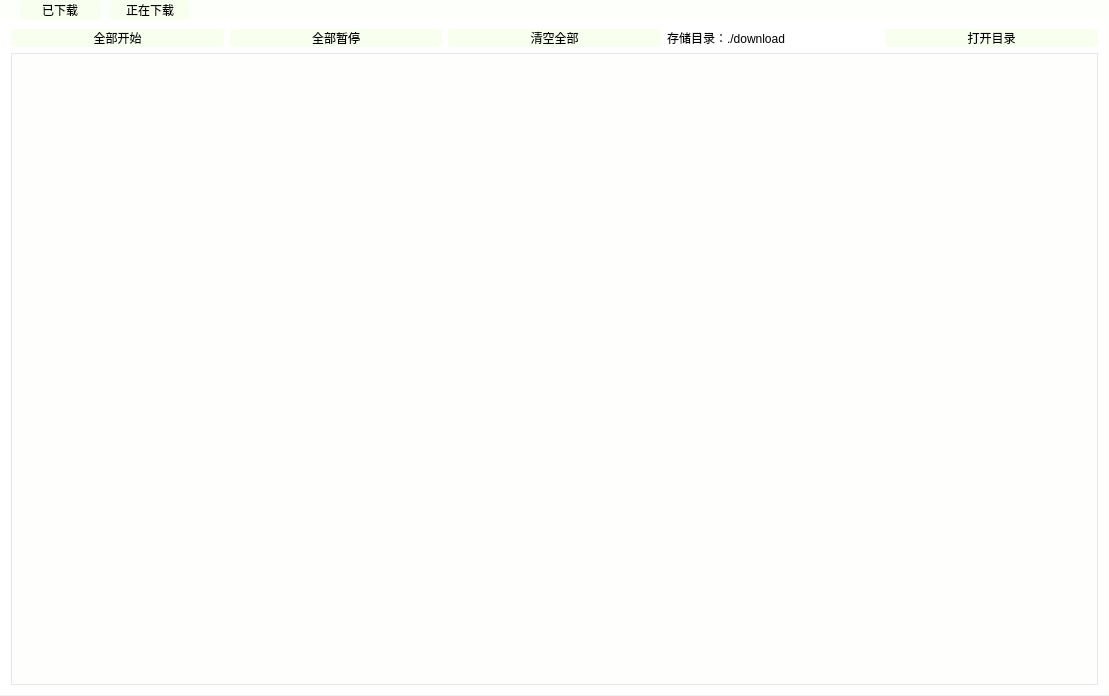
<?xml version="1.0" encoding="UTF-8"?>
<ui version="4.0">
 <class>DownLoadView</class>
 <widget class="QWidget" name="DownLoadView">
  <property name="geometry">
   <rect>
    <x>0</x>
    <y>0</y>
    <width>1109</width>
    <height>696</height>
   </rect>
  </property>
  <property name="windowTitle">
   <string>Form</string>
  </property>
  <property name="styleSheet">
   <string notr="true">QWidget#DownLoadView{
background-color: rgb(249, 255, 239,50);
}
QListWidget{
background-color: rgb(249, 255, 239,50);
}


QTabBar::tab{
font: 9pt &quot;楷体&quot;;
	border-color:rgb(61, 181, 255);
	border-width:2px;
	border-radius:3px;
	background-color: rgb(249, 255, 239);
	min-width:80px;
	min-height:20px;
	margin-right:10px;
}

QTabBar::tab:hover{
font: 9pt &quot;楷体&quot;;
	border-color:rgb(61, 181, 255);
	border-width:2px;
	border-radius:3px;
	background-color: rgb(191,191,191,50);
	min-width:80px;
	min-height:20px;
	margin-right:10px;
}


QListWidget{
	background-color: rgb(252, 255, 251,100);
}


QLabel{
	font: 9pt &quot;楷体&quot;;
}

QLineEdit{

	font: 9pt &quot;楷体&quot;;
	border-color:rgb(61, 181, 255);
	border-width:2px;
	border-radius:3px;
	background-color: rgb(249, 255, 239,100);

}
QPushButton{
	font: 9pt &quot;楷体&quot;;
	border-color:rgb(61, 181, 255);
	border-width:2px;
	border-radius:3px;
	background-color: rgb(249, 255, 239);
}

QPushButton:hover{
	font: 9pt &quot;楷体&quot;;
	border-color:rgb(61, 181, 255);
	border-width:2px;
	border-radius:3px;
	background-color: rgb(191,191,191,50);
}


QTabWidget::tab-bar {  		/*整个最上面的tab栏*/
    alignment: center;  
	left:20px;

	
} 

QTabWidget::QTabBar::tab{
font: 9pt &quot;楷体&quot;;
	border-color:rgb(61, 181, 255);
	border-width:2px;
	border-radius:3px;
	background-color: rgb(249, 255, 239);

}

QTabWidget{

	background-color: rgb(249, 255, 239,0);

}

</string>
  </property>
  <layout class="QVBoxLayout" name="verticalLayout" stretch="0">
   <property name="spacing">
    <number>0</number>
   </property>
   <property name="leftMargin">
    <number>0</number>
   </property>
   <property name="topMargin">
    <number>0</number>
   </property>
   <property name="rightMargin">
    <number>0</number>
   </property>
   <property name="bottomMargin">
    <number>0</number>
   </property>
   <item>
    <widget class="QTabWidget" name="tabWidget">
     <property name="styleSheet">
      <string notr="true"/>
     </property>
     <property name="currentIndex">
      <number>1</number>
     </property>
     <widget class="QWidget" name="downloadedWidget">
      <attribute name="title">
       <string>已下载</string>
      </attribute>
      <layout class="QGridLayout" name="gridLayout">
       <item row="0" column="0">
        <layout class="QVBoxLayout" name="verticalLayout_5">
         <property name="bottomMargin">
          <number>0</number>
         </property>
         <item>
          <layout class="QHBoxLayout" name="horizontalLayout">
           <property name="rightMargin">
            <number>50</number>
           </property>
           <item>
            <layout class="QHBoxLayout" name="horizontalLayout_7" stretch="3,1,0">
             <property name="rightMargin">
              <number>50</number>
             </property>
             <item>
              <widget class="QLabel" name="label_2">
               <property name="font">
                <font>
                 <family>楷体</family>
                 <pointsize>9</pointsize>
                 <weight>50</weight>
                 <italic>false</italic>
                 <bold>false</bold>
                </font>
               </property>
               <property name="styleSheet">
                <string notr="true"/>
               </property>
               <property name="text">
                <string>已下载歌曲</string>
               </property>
               <property name="textFormat">
                <enum>Qt::AutoText</enum>
               </property>
              </widget>
             </item>
             <item>
              <widget class="QPushButton" name="btnOpenDir_2">
               <property name="minimumSize">
                <size>
                 <width>50</width>
                 <height>25</height>
                </size>
               </property>
               <property name="text">
                <string>目录</string>
               </property>
              </widget>
             </item>
             <item>
              <widget class="QLineEdit" name="lineEdit_2">
               <property name="text">
                <string>./download/</string>
               </property>
              </widget>
             </item>
            </layout>
           </item>
           <item>
            <spacer name="horizontalSpacer_2">
             <property name="orientation">
              <enum>Qt::Horizontal</enum>
             </property>
             <property name="sizeHint" stdset="0">
              <size>
               <width>40</width>
               <height>20</height>
              </size>
             </property>
            </spacer>
           </item>
           <item>
            <layout class="QHBoxLayout" name="horizontalLayout_8">
             <item>
              <widget class="QGroupBox" name="groupBox_2">
               <property name="styleSheet">
                <string notr="true">QPushButton{
	border-width: 4px; 
	border-radius:1;
}</string>
               </property>
               <property name="title">
                <string>搜索排序</string>
               </property>
               <layout class="QHBoxLayout" name="horizontalLayout_9">
                <item>
                 <widget class="QPushButton" name="pushButton_6">
                  <property name="text">
                   <string>歌手</string>
                  </property>
                 </widget>
                </item>
                <item>
                 <widget class="QPushButton" name="pushButton_7">
                  <property name="text">
                   <string>专辑</string>
                  </property>
                 </widget>
                </item>
                <item>
                 <widget class="QPushButton" name="pushButton_8">
                  <property name="text">
                   <string>时间</string>
                  </property>
                 </widget>
                </item>
                <item>
                 <widget class="QPushButton" name="pushButton_9">
                  <property name="text">
                   <string>播放记录</string>
                  </property>
                 </widget>
                </item>
               </layout>
              </widget>
             </item>
            </layout>
           </item>
          </layout>
         </item>
         <item>
          <layout class="QVBoxLayout" name="verticalLayout_2">
           <item>
            <widget class="QListWidget" name="lwDownload"/>
           </item>
          </layout>
         </item>
        </layout>
       </item>
      </layout>
     </widget>
     <widget class="QWidget" name="downloadingWdiget">
      <attribute name="title">
       <string>正在下载</string>
      </attribute>
      <layout class="QVBoxLayout" name="verticalLayout_4">
       <item>
        <layout class="QVBoxLayout" name="verticalLayout_3" stretch="1,19">
         <item>
          <layout class="QHBoxLayout" name="horizontalLayout_2">
           <item>
            <widget class="QPushButton" name="pushButton_3">
             <property name="text">
              <string>全部开始</string>
             </property>
            </widget>
           </item>
           <item>
            <widget class="QPushButton" name="pushButton">
             <property name="text">
              <string>全部暂停</string>
             </property>
            </widget>
           </item>
           <item>
            <widget class="QPushButton" name="pushButton_2">
             <property name="text">
              <string>清空全部</string>
             </property>
            </widget>
           </item>
           <item>
            <widget class="QLabel" name="label">
             <property name="text">
              <string>存储目录：./download</string>
             </property>
            </widget>
           </item>
           <item>
            <widget class="QPushButton" name="pushButton_4">
             <property name="text">
              <string>打开目录</string>
             </property>
            </widget>
           </item>
          </layout>
         </item>
         <item>
          <layout class="QVBoxLayout" name="verticalLayout_6">
           <item>
            <widget class="QListWidget" name="listWidget_2"/>
           </item>
          </layout>
         </item>
        </layout>
       </item>
      </layout>
     </widget>
    </widget>
   </item>
  </layout>
 </widget>
 <resources/>
 <connections/>
</ui>
